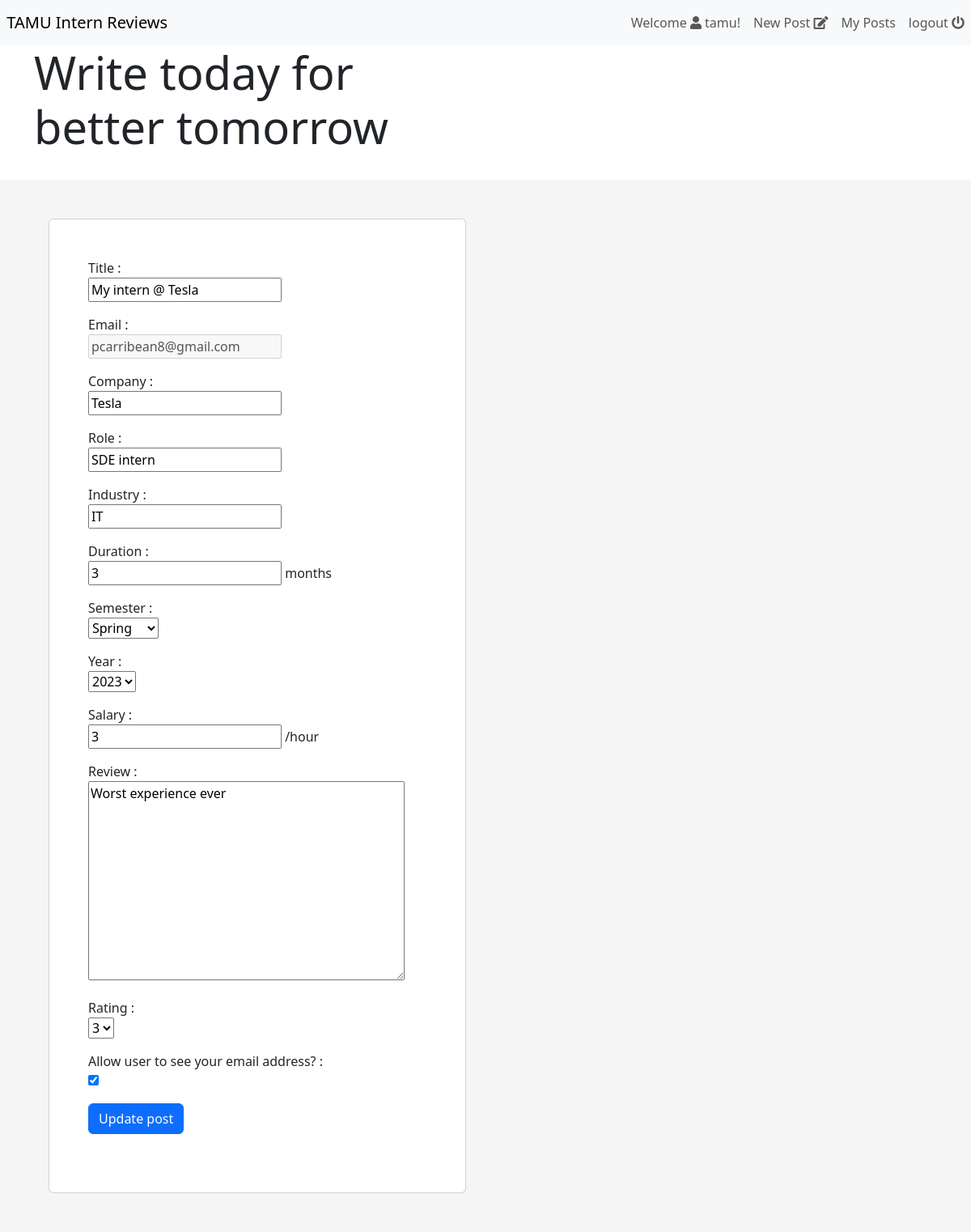
Before: /post/edit/12 (signed in) with the older database file.
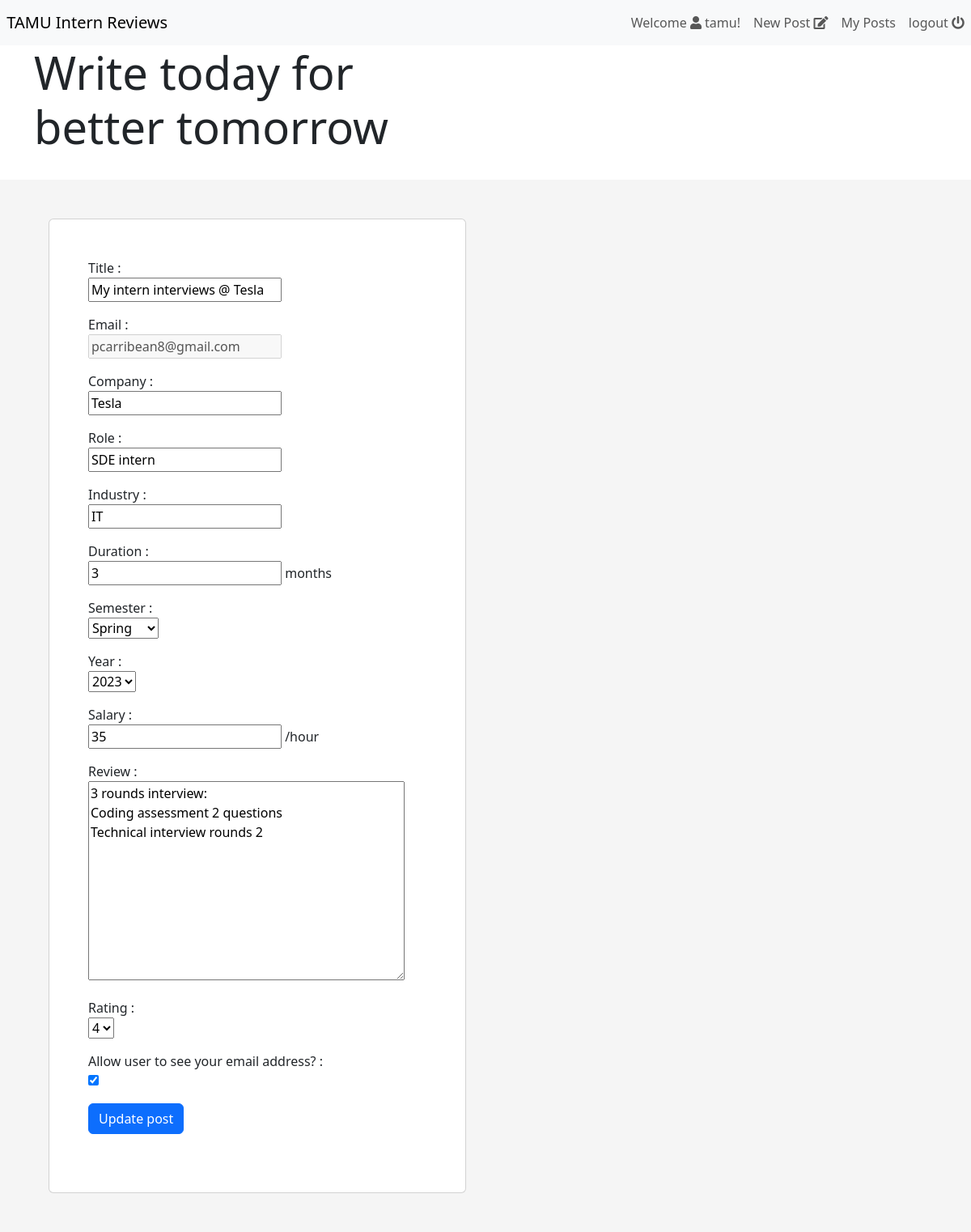
After: the same page with the newer database file.
### post/models.py (models this page shows, shortened)
class Post(models.Model):
    company = models.CharField(max_length=150)
    role = models.CharField(max_length=150)
    title = models.CharField(max_length=150)
    review = models.CharField(max_length=500)
    rating = models.IntegerField()
    duration = models.IntegerField()
    semester = models.CharField(max_length=15)
    year = models.PositiveIntegerField(default=current_year(), validators=[
                                       MinValueValidator(2013), max_value_current_year])
    salary = models.PositiveIntegerField(blank=True, null=True)
    industry = models.CharField(max_length=150, blank=True, null=True)
    email = models.EmailField(help_text='Enter your Texas A&M email')
    created_date = models.DateTimeField(auto_now_add=True)
    modified_date = models.DateTimeField(auto_now=True)
    show_email = models.BooleanField()
    objects = models.Manager()

### post/views.py (the view)
# urls.py: path('post/edit/<int:id>', views.edit_post, name='edit_post'),
def edit_post(request, id):
    selected_post = Post.objects.get(id=id)
    post_form = PostForm(initial={
        'company': selected_post.company,
        'role': selected_post.role,
        'title': selected_post.title,
        'review': selected_post.review,
        'rating': selected_post.rating,
        'duration': selected_post.duration,
        'semester': selected_post.semester,
        'year': selected_post.year,
        'salary': selected_post.salary,
        'industry': selected_post.industry,
        'email': selected_post.email,
        'show_email': selected_post.show_email
    })
    print(selected_post.semester)
    if request.method == "POST":
        post_form = PostForm(request.POST, instance=selected_post)
        if post_form.is_valid():
            post_form.save()
            messages.success(request, f'Post updated')
            return redirect('/posts')
    return render(request, 'post/update.html', {'form': post_form})

### post/forms.py
class PostForm(forms.ModelForm):
    semester = forms.ModelChoiceField(
        queryset=Semester.objects.all(), to_field_name='semester')
    review = forms.CharField(widget=forms.Textarea)
    rating = forms.ChoiceField(
        choices=((1, 1), (2, 2), (3, 3), (4, 4), (5, 5)))
    email = forms.EmailField(disabled=True)
    duration = forms.IntegerField(help_text="months")
    year = forms.TypedChoiceField(
        coerce=int, choices=year_choices, initial=current_year)
    salary = forms.IntegerField(help_text="/hour")
    class Meta:
        model = Post
        fields = ['title', 'email',
                  'company', 'role', 'industry',
                  'duration',
                  'semester', 'year', 'salary',
                  'review', 'rating', 'show_email']
        labels = {"show_email": "Allow user to see your email address?"}

### post/forms.py (called while the page is built)
def current_year():
    return datetime.date.today().year

def year_choices():
    return [(r, r) for r in range(current_year()-10, current_year()+1)]

### post/models.py (called while the page is built)
    def __str__(self):
        return self.semester

### post/templates/post/update.html (shortened to what this page needs)
{% extends "../registration/home.html" %} {% block content %}
<div
  class="px-4 py-5 px-md-5 text-center text-lg-start"
  style="background-color: hsl(0, 0%, 96%)"
>
  <div class="container">
    <div class="row gx-lg-5 align-items-center">
      <div class="col-lg-6 mb-5 mb-lg-0">
        <div class="card">
          <div class="card-body py-5 px-md-5">
            <form action="" method="POST">
              {% for field in form %}
              <div>
                <p>
                  {{ field.label }} :<br />
                  {{ field }}
                  <span class="">{{field.help_text}}</span>
                </p>
              </div>
              {% endfor %}
              <button type="submit" class="btn btn-primary btn-block mb-4">
                Update post
              </button>
            </form>
          </div>
        </div>
      </div>
    </div>
  </div>
</div>
{% endblock content %}

Changed rows visible on the page:
changed Post "pcarribean8@gmail.com": title "My intern @ Tesla" → "My intern interviews @ Tesla"; salary "3" → "35"; review "Worst experience ever" → "3 rounds interview: Coding assessment 2 questions Technical interview rounds 2"; rating "3" → "4"
